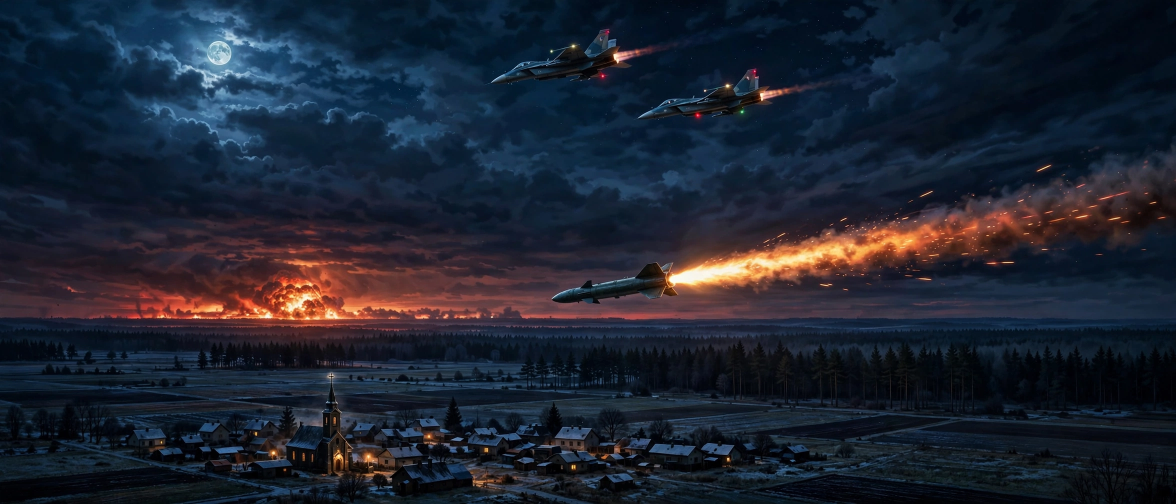
#> input picture assets/media-generation-hero-poland-missiles-0-1008dfe1-8fe2-467b-8c4b-5a74cf881553.png, 2352 x 1008 px (shown at 1/2 size)
$ python compose.py
#> lines starting #> are read from the running program, lines starting #| are printed output that depends on the picture
#!/usr/bin/env python3
"""Build entry.png for make.fun news-image-20261121.

A newspaper front page summing up Saturday 21 November 2026. The lead story
— Russian missiles landing in NATO member Poland during the war's biggest
barrage on Ukraine — gets the hero illustration and a full-width lead card;
five more stories from five other regions/fields fill the cards below, so the
page reads as the whole day, not one beat. All text is rendered with PIL for
crisp, legible type; the hero is an AI illustration with no text in it.

Run: python3 compose.py  -> writes entry.png next to this file.
"""
from PIL import Image, ImageDraw, ImageFont

W, H = 1024, 1024

NAVY = (20, 33, 61)
GOLD = (198, 160, 38)
CREAM = (246, 242, 233)
PAPER = (255, 253, 247)
INK = (22, 26, 36)
MUTED = (88, 94, 108)
RULE = (208, 203, 188)
RED = (158, 32, 32)

HERO_PATH = "assets/media-generation-hero-poland-missiles-0-1008dfe1-8fe2-467b-8c4b-5a74cf881553.png"

SERIF_BOLD = "/usr/share/fonts/truetype/dejavu/DejaVuSerif-Bold.ttf"
SANS_BOLD = "/usr/share/fonts/truetype/dejavu/DejaVuSans-Bold.ttf"
SANS = "/usr/share/fonts/truetype/dejavu/DejaVuSans.ttf"


def load(path, size):
    return ImageFont.truetype(path, size)


def wrap_lines(draw, text, font, max_width):
    """Greedy word wrap returning a list of lines fitting max_width."""
    lines, current = [], ""
    for word in text.split():
        trial = f"{current} {word}".strip()
        if draw.textlength(trial, font=font) <= max_width:
            current = trial
        else:
            if current:
                lines.append(current)
            current = word
    if current:
        lines.append(current)
    return lines


def centred(draw, text, font, y, colour, cx=W // 2):
    draw.text((cx - draw.textlength(text, font=font) / 2, y), text,
              font=font, fill=colour)


def story_card(draw, x, y, w, h, tag, colour, headline, summary,
               tag_size=15, head_size=24, sum_size=17, numbered=None):
    draw.rounded_rectangle([x, y, x + w, y + h], radius=10,
                           fill=PAPER, outline=RULE, width=1)
    draw.rectangle([x, y + 8, x + 6, y + h - 8], fill=colour)
    tx = x + 20
    if numbered is not None:
        num_font = load(SANS_BOLD, 18)
        draw.ellipse([x + w - 42, y + 12, x + w - 12, y + 42], fill=colour)
        label = str(numbered)
        draw.text((x + w - 27 - draw.textlength(label, font=num_font) / 2,
                   y + 15), label, font=num_font, fill=(255, 255, 255))
    draw.text((tx, y + 12), tag, font=load(SANS_BOLD, tag_size), fill=colour)
    head_font = load(SANS_BOLD, head_size)
    for i, line in enumerate(wrap_lines(draw, headline, head_font, w - 40)[:1]):
        draw.text((tx, y + 38 + i * 30), line, font=head_font, fill=INK)
    sum_font = load(SANS, sum_size)
    sy = y + 70
    for line in wrap_lines(draw, summary, sum_font, w - 40)[:2]:
        draw.text((tx, sy), line, font=sum_font, fill=MUTED)
        sy += 23


LEAD = (
    "WAR · POLAND / UKRAINE",
    "RUSSIAN MISSILES LAND IN NATO POLAND",
    "Kh-101 missiles crash in south-east Poland during Russia's "
    "400-drone, 110-missile barrage on Ukraine; 8 killed. Tusk calls it "
    "a provocation; NATO's Rutte calls it a \u201cgrave violation\u201d.",
)

SUPPORTING = [
    ("MIDDLE EAST · HORMUZ", (31, 93, 140), "TANKERS HIT IN HORMUZ",
     "Bahrain blames Iran for a strike on an industrial site; two tankers "
     "are hit and oil shipments through the strait fall 15%."),
    ("MARKETS · NEW YORK", (176, 84, 24), "NASDAQ ERASES 2026 GAINS",
     "A tech sell-off pushes the S&P 500 into correction; Anthropic shares "
     "slide days after its Nasdaq debut."),
    ("SOUTH AMERICA · PERU", (46, 110, 58), "EARTHQUAKE STRIKES PERU",
     "A strong quake shakes central Peru; residents rush outdoors as "
     "tremors roll through the Andes."),
    ("NORTH AMERICA · MEXICO", (90, 60, 120), "CARTEL BOSS CAPTURED",
     "Mexico's army seizes FBI most-wanted fugitive \u201cEl Chapo "
     "Isidro\u201d after a deadly firefight in Sinaloa."),
    ("TRADE · BRUSSELS", (14, 122, 102), "EU\u2013INDONESIA TRADE DEAL",
     "After a decade of talks, the EU and Indonesia sign a deal removing "
     "98.5% of tariffs between them."),
]


def main():
    page = Image.new("RGB", (W, H), CREAM)
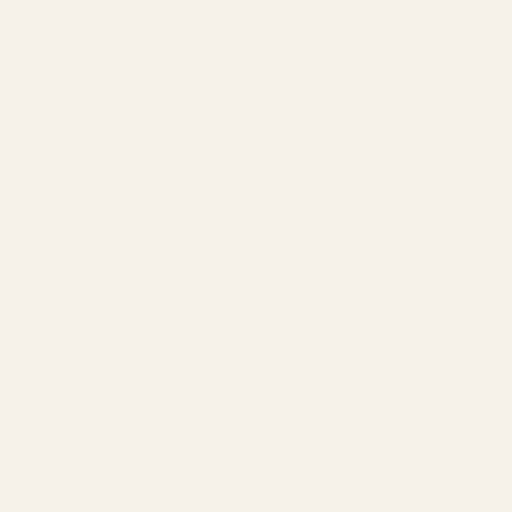
#> page: PIL image 1024x1024 RGB (shown at 1/2 size); mean R, G, B 246, 242, 233
    draw = ImageDraw.Draw(page)

    # Masthead.
    draw.rectangle([0, 0, W, 96], fill=NAVY)
    draw.rectangle([0, 96, W, 100], fill=GOLD)
    centred(draw, "THE WORLD IN ONE DAY", load(SERIF_BOLD, 46), 10,
            (247, 243, 234))
    centred(draw, "SATURDAY \u00b7 21 NOVEMBER 2026", load(SANS_BOLD, 25),
            62, (216, 178, 74))

    # Hero: centre-crop the wide illustration to the 1024x280 banner.
    hero = Image.open(HERO_PATH).convert("RGB")
#> hero is the input picture: PIL image 2352x1008 RGB; mean R, G, B 29.7, 35.5, 48.6
    hw, hh = hero.size
#> hw = 2352; hh = 1008
    target = 1024 / 280
    if hw / hh > target:
        new_w = int(hh * target)
        left = (hw - new_w) // 2
        hero = hero.crop((left, 0, left + new_w, hh))
    else:
        new_h = int(hw / target)
#> new_h = 643
        top = (hh - new_h) // 2
#> top = 182
        hero = hero.crop((0, top, hw, top + new_h))
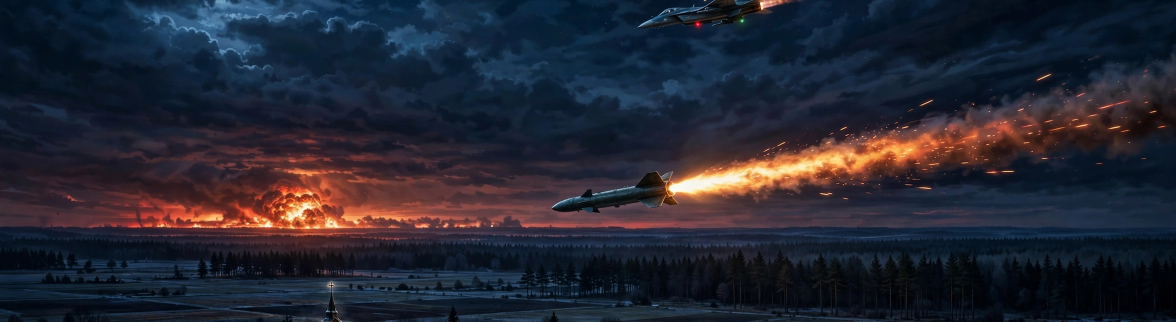
#> hero: PIL image 2352x643 RGB (shown at 1/2 size); mean R, G, B 36.8, 37.9, 50
    hero = hero.resize((1024, 280), Image.LANCZOS)
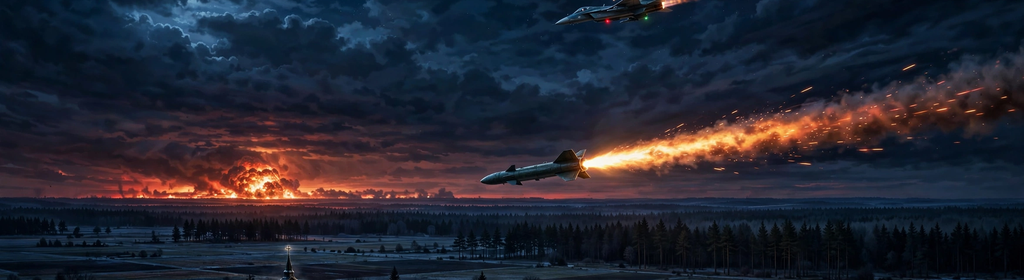
#> hero: PIL image 1024x280 RGB; mean R, G, B 36.8, 37.9, 50
    page.paste(hero, (0, 100))
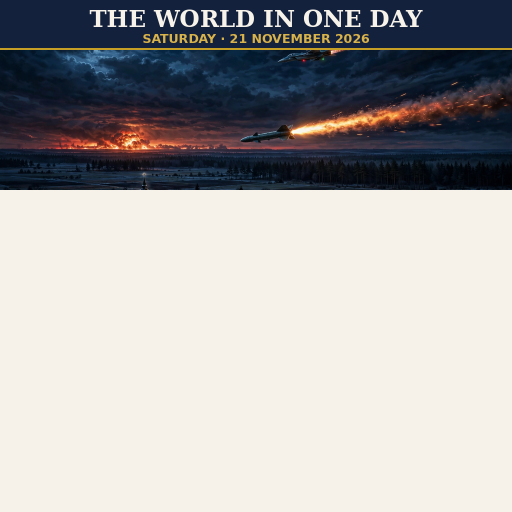
#> page: PIL image 1024x1024 RGB (shown at 1/2 size); mean R, G, B 170.1, 168.6, 167.6
    draw = ImageDraw.Draw(page)
    draw.rectangle([0, 380, W, 384], fill=GOLD)

    # Lead story, full width.
    margin = 24
    lx, ly, lw, lh = margin, 396, W - 2 * margin, 144
    draw.rounded_rectangle([lx, ly, lx + lw, ly + lh], radius=10,
                           fill=PAPER, outline=RULE, width=1)
    draw.rectangle([lx, ly + 8, lx + 6, ly + lh - 8], fill=RED)
    num_font = load(SANS_BOLD, 18)
    draw.ellipse([lx + lw - 42, ly + 12, lx + lw - 12, ly + 42], fill=RED)
    draw.text((lx + lw - 27 - draw.textlength("1", font=num_font) / 2,
               ly + 15), "1", font=num_font, fill=(255, 255, 255))
    tag, headline, summary = LEAD
    tx = lx + 20
    draw.text((tx, ly + 12), tag, font=load(SANS_BOLD, 16), fill=RED)
    head_font = load(SANS_BOLD, 30)
    draw.text((tx, ly + 38), headline, font=head_font, fill=INK)
    sum_font = load(SANS, 18)
    sy = ly + 80
    for line in wrap_lines(draw, summary, sum_font, lw - 40)[:2]:
#> in wrap_lines, `lines, current = [], ""`: current = ''
        draw.text((tx, sy), line, font=sum_font, fill=MUTED)
        sy += 24
#> this loop made 2 passes
#> after the loop, sy = 524

    # Supporting stories: two rows of two, then one full-width card.
    card_w = (W - 2 * margin - 16) // 2
    card_h = 132
    top = 552
    for i, (tag, colour, headline, summary) in enumerate(SUPPORTING[:4]):
        col, row = i % 2, i // 2
        story_card(draw, margin + col * (card_w + 16), top + row * (card_h + 12),
                   card_w, card_h, tag, colour, headline, summary,
                   numbered=i + 2)
    tag, colour, headline, summary = SUPPORTING[4]
    story_card(draw, margin, top + 2 * (card_h + 12), W - 2 * margin, card_h,
               tag, colour, headline, summary, numbered=6)

    # Footer.
    foot = ("Six stories that defined the day \u2014 reported 21 November 2026 "
            "\u00b7 Reuters \u00b7 AP \u00b7 France 24")
    centred(draw, foot, load(SANS, 15), 992, MUTED)

    page.save("entry.png", optimize=True)
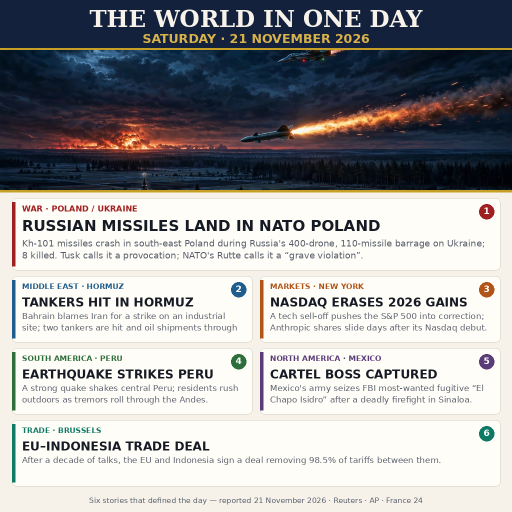
#> saved as entry.png: PIL image 1024x1024 RGB (shown at 1/2 size); mean R, G, B 163.3, 162.9, 163.6
    print("wrote entry.png", page.size)
#| wrote entry.png (1024, 1024)


if __name__ == "__main__":
    main()
